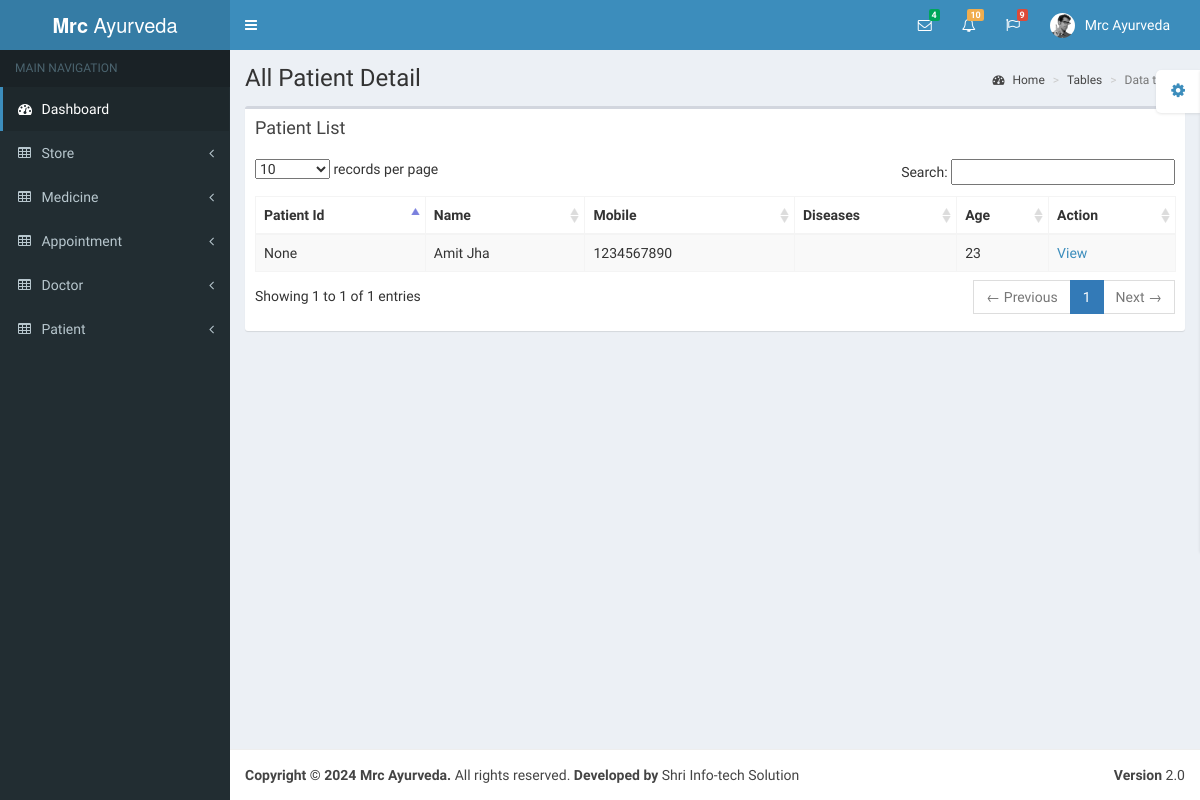
Page /patient/patient_list/ on the earlier database version.
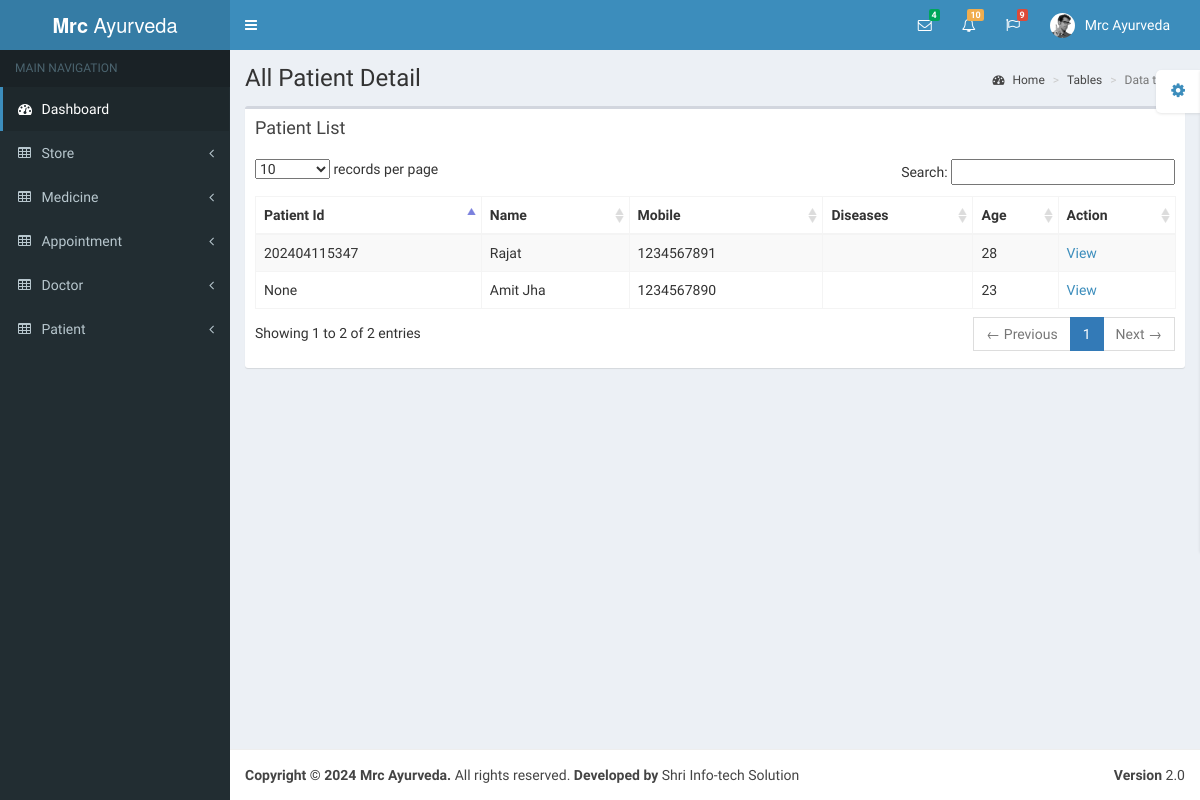
Same page on the later database version.
### patient/models.py (models this page shows, shortened)
class Patient(models.Model):
    user = models.ForeignKey(User, on_delete=models.PROTECT, null=True)
    patient_code = models.CharField(max_length=20, null=True, blank=True)
    patient_age = models.IntegerField(null=True, blank=True)
    created_at = models.DateTimeField(auto_now_add=True)
    updated_at = models.DateTimeField(auto_now=True, null=True, blank=True)
    class Meta:
        db_table = 'patient'

### account/models.py (models this page shows, shortened)
class User(AbstractUser):
    username = models.CharField(max_length=500, unique=True, null=True)
    email = models.EmailField(unique=True, null=True)
    mobile = models.CharField(max_length=20, null=True)
    phone = models.CharField(max_length=20, null=True)
    address = models.TextField(null=True)
    is_staff = models.BooleanField(default=False)
    is_active = models.BooleanField(default=True)
    created_at = models.DateTimeField(auto_now_add=True)
    class Meta:
        db_table = 'user'

### patient/views.py (the view)
# urls.py: path('patient_list/', views.patient_list, name='patient_list'),
def patient_list(request):
    patient = Patient.objects.all()
    context = {
        'patient': patient
    }
    return render(request, 'patient_list.html', context)

### patient/templates/patient_list.html (shortened to what this page needs)
{% extends 'base.html' %}
{% block content %}
<div class="wrapper">
    <div class="content-wrapper">
        <section class="content-header">
            <h1>
                All Patient Detail
            </h1>
            <ol class="breadcrumb">
                <li><a href="/"><i class="fa fa-dashboard"></i> Home</a></li>
                <li><a href="/">Tables</a></li>
                <li class="active">Data tables</li>
            </ol>
        </section>
        <section class="content">
            <div class="row">
                <div class="col-xs-12">
                    <div class="box">
                        <div class="box-header">
                            <h3 class="box-title">Patient List</h3>
                        </div>
                        <div class="box-body">
                            <table id="example1" class="table table-bordered table-striped">
                                <thead>
                                <tr>
                                    <th>Patient Id</th>
                                    <th>Name</th>
                                    <th>Mobile</th>
                                    <th>Diseases</th>
                                    <th>Age</th>
                                    <th>Action</th>
                                </tr>
                                </thead>
                                <tbody>
                                {% for i in patient %}
                                <tr>
                                    <td>{{i.patient_code}}</td>
                                    <td>{{i.user.username|title}}</td>
                                    <td>{{i.user.mobile}}</td>
                                    <td>{{i.patient_diseases|title}}</td>
                                    <td>{{i.patient_age}}</td>
                                    <td><a href="/patient/patient_detail/{{i.id}}/">View</a></td>
                                </tr>
                                {% endfor %}
                                </tbody>
                            </table>
                        </div>
                    </div>
                </div>
            </div>
        </section>
    </div>
</div>
{% endblock content %}

Differences in the rows shown:
added Patient: patient_code "202404115347", user.username "Rajat", user.mobile "1234567891", patient_age "28"
Other differences:
text written by a page script: "records per page Search: Showing 1 to 1 of 1 entries ← Previous 1 Next →" → "records per page Search: Showing 1 to 2 of 2 entries ← Previous 1 Next →"
